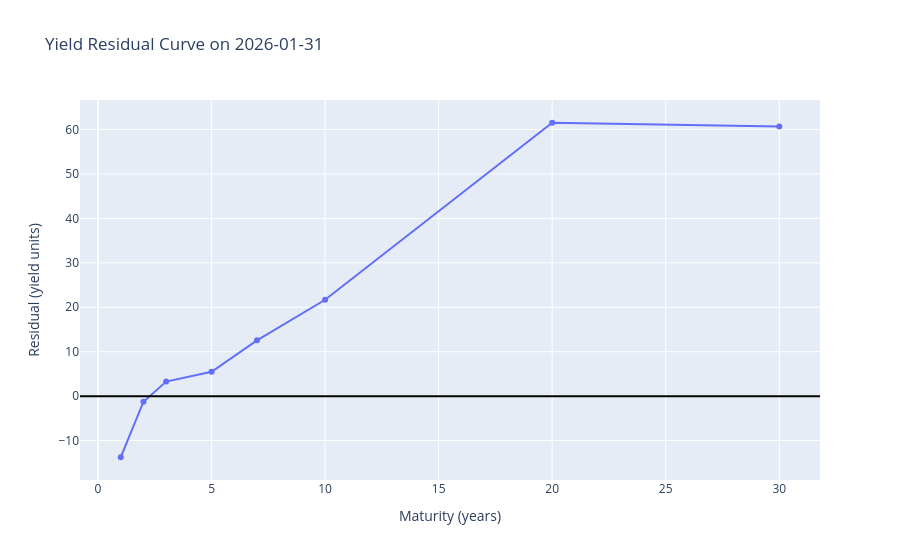

Write notebook code for a chart like this one.
### Code cell
plot_residual_curve_on_date(yield_residuals, "2026-01-28", in_bps=False)

### Figure 1 — Plotly figure (JSON) as saved in the notebook; plotly's stock layout.template omitted (floating-point values rounded to 4 significant figures)
{"data": [{"mode": "lines+markers", "type": "scatter", "x": [1.0, 2.0, 3.0, 5.0, 7.0, 10.0, 20.0, 30.0], "y": [-13.76, -1.258, 3.266, 5.495, 12.56, 21.69, 61.52, 60.69]}], "layout": {"shapes": [{"line": {"color": "black"}, "type": "line", "x0": 0, "x1": 1, "xref": "x domain", "y0": 0, "y1": 0, "yref": "y"}], "title": {"text": "Yield Residual Curve on 2026-01-31"}, "xaxis": {"title": {"text": "Maturity (years)"}}, "yaxis": {"title": {"text": "Residual (yield units)"}}}}
